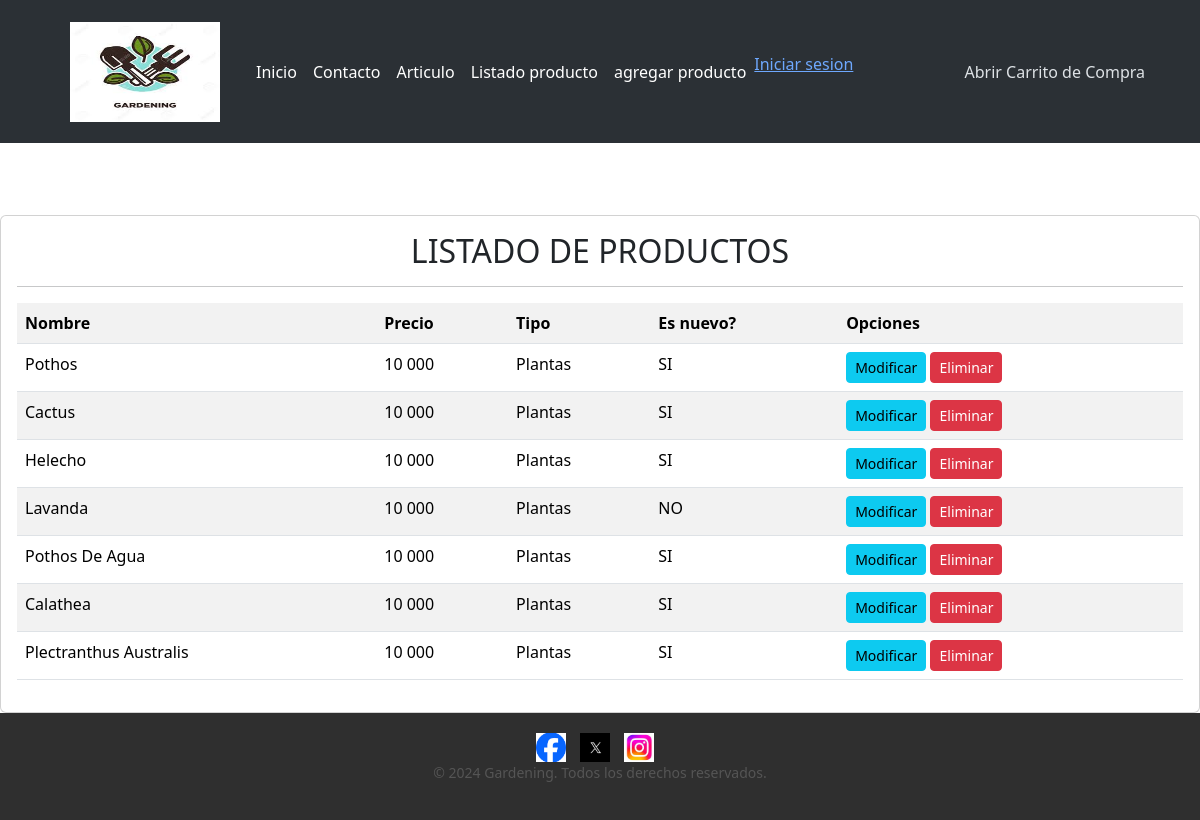
Page /listar-producto/ on the committed database.
### app/models.py (models this page shows, shortened)
class Producto(models.Model):
    nombre = models.CharField(max_length=50)
    precio = models.IntegerField()
    descripcion = models.TextField()
    nuevo = models.BooleanField()
    imagen = models.ImageField(upload_to="producto",null=True)
    marca = models.ForeignKey(Marca,on_delete=models.PROTECT)

class Marca(models.Model):
    nombre = models.CharField(max_length=50)
    def __str__(self):
        return self.nombre

### app/views.py (the view)
# urls.py: path('listar-producto/', listar_producto,name="listar_producto"),
def listar_producto(request):
    productos = Producto.objects.all()
    data = {
        'productos': productos
    }
    return render(request, 'app/producto/listar.html', data)

### app/templates/app/producto/listar.html
{% extends 'app/base.html'%}
{% block contenido%}
{% load humanize %}
<br><br><br>
<div class="card">
    <div class="card-body">
        <h2>LISTADO DE PRODUCTOS</h2>
        <hr>
        <table class="table table-striped table-hover table-responsive-">
            <tr>
                <th>Nombre</th>
                <th>Precio</th>
                <th>Tipo</th>
                <th>Es nuevo?</th>
                <th>Opciones</th>
            </tr>
            {% for p in productos %}
            <tr>
                <td>{{p.nombre | title }}</td>
                <td>{{p.precio |  intcomma}}</td>
                <td>{{p.marca | title }}</td>
                <td>
                    {% if p.nuevo %}
                    SI
                    {% else %}
                    NO
                    {% endif %}
                </td>
                <td>
                    <a href="{% url 'modificar_producto' p.id %}" class="btn btn-info btn-sm">Modificar </a>
                    <a href="{% url 'eliminar_producto' p.id %}" class="btn btn-danger btn-sm">Eliminar </a>
            </tr>
            {% endfor    %}
        </table>
    </div>
</div>
{% endblock%}

### app/templates/app/base.html (shortened to what this page needs)
<!doctype html>
<html lang="es">
  <head>
    {% load static%}
    <link rel="stylesheet" href="{% static 'app/css/style.css'%}">
    <link href="https://cdn.jsdelivr.net/npm/bootstrap@5.3.3/dist/css/bootstrap.min.css" rel="stylesheet">
    <link href="https://cdn.jsdelivr.net/npm/bootstrap@5.3.2/dist/css/bootstrap.min.css" rel="stylesheet">
</head>
  <body>
    <header>
         <nav class="navbar navbar-expand-lg bg-body-tertiary" data-bs-theme="dark">
                <div class="container">
                <nav class="navbar bg-body-tertiary">
                    <div class="container-fluid">
                      <a class="navbar-brand" href="#">
                        <img src="../imagenes/logo.jpg" alt="Logo" width="150" height="100px"  class="d-inline-block align-text-top">
                      </a>
                    </div>
                </nav>
                <div class="collapse navbar-collapse" id="navbarSupportedContent">
                  <ul class="navbar-nav me-auto mb-2 mb-lg-0">
                    <li class="nav-item">
                        <a class="nav-link active" href="{% url 'home'%}">Inicio</a>
                    </li>
                    <li class="nav-item">
                        <a class="nav-link active" href="{% url 'contacto'%}">Contacto</a>{% load static%}
                    </li>
                    <li class="nav-item">
                        <a class="nav-link active" href="{% url 'articulo' %}">Articulo</a>
                    </li>
                    <li class="nav-item">
                        <a class="nav-link active" href="{% url 'listar_producto' %}">Listado producto </a>
                    </li>
                    <li class="nav-item">
                        <a class="nav-link active" href="{% url 'agregar_producto' %}">agregar producto</a>
                    </li>
                    {% if user.is_authenticated %}
                    <li>
                        <a href="{% url 'logout' %}">Cerrar sesion</a>
                    </li>
                    {% else %}
                    <li>
                        <a href="{% url 'login' %}">Iniciar sesion</a>
                    </li>
                    {% endif%}
                  </ul>
                  <button type="button" class="btn btn-carrito" data-bs-toggle="modal" data-bs-target="#exampleModal">
                      Abrir Carrito de Compra
                  </button>
              </div>
        </nav>
    </header>
    {%  block contenido %}
    {% endblock%}
        <footer class="footer" >
            <div class="container">
                    <div class="info-menu-derecha" >
                        <img src="../imagenes/facebook.png" alt="icono de facebook">
                        <img src="../imagenes/twitter.jpg" alt="icono del twitter">
                        <img src="../imagenes/instagram.jpg" alt="icono del instagram">
                    </div>
                <p class="copyright">© 2024 Gardening. Todos los derechos reservados.</p>
            </div>
        </footer>
</body>
</html>

### app/static/app/css/style.css (style rules this page uses)
.btn-carrito { color: white; background-color: transparent; border: none; }
body { font-family: Arial, sans-serif; margin: 0; padding: 0; box-sizing: border-box; }
h2 { color: #4caf50; text-align: center; }
p { color: #555; line-height: 1.6; }
.footer { background-color: #2f2f2f; color: #fff; padding: 20px 0; text-align: center; }
.container { max-width: 1200px; margin: 0 auto; }
.copyright { font-size: 14px; }
.info-menu-derecha img { width: 30px; height: auto; margin-right: 10px; }

### rows in the picture
Producto: nombre "Pothos", precio "10 000", marca "Plantas", nuevo "SI"
Producto: nombre "Cactus", precio "10 000", marca "Plantas", nuevo "SI"
Producto: nombre "Helecho", precio "10 000", marca "Plantas", nuevo "SI"
Producto: nombre "Lavanda", precio "10 000", marca "Plantas", nuevo "NO"
Producto: nombre "Pothos De Agua", precio "10 000", marca "Plantas", nuevo "SI"
Producto: nombre "Calathea", precio "10 000", marca "Plantas", nuevo "SI"
Producto: nombre "Plectranthus Australis", precio "10 000", marca "Plantas", nuevo "SI"
